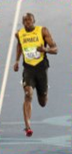
%> input picture tsv/TSV_P8_Ivan_Dominguez/P8imas&code/Picture_crop.png, 72 x 154 px
$ octave P8_ejercicio2.m   (GNU Octave 9; MATLAB toolbox functions it lacks are replaced by stand-ins)
%> lines starting %> are read from the running program, lines starting %| are printed output that depends on the picture
%% P8 Ej2: HOG Matlab

%% limpiar
clear all;
close all;
clc;

%% inicializar
addpath(genpath('./P8imas&code/'));

ejercicio8_2='Práctica 8 - Ejercicio 2';
image='Picture_crop.png';
im = imread(image);
%> im is the input picture: size 154x72x3 uint8; mean R, G, B 150.1, 148.6, 141.8

I = rgb2gray(im);
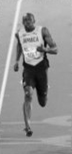
%> I: size 154x72 uint8; min 1, max 243, mean 148.3
I = im2double(I);
%> I: size 154x72 double
I = imresize(I, [128,64]);
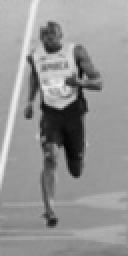
%> I: size 128x64 double (shown 2 times larger); min 0.0116, max 0.946, mean 0.581

%% calculate HOG Matlab

% default
%> (the run ends here)

$ run again, with tsv/TSV_P8_Ivan_Dominguez/P8imas&code/Picture.png copied over tsv/TSV_P8_Ivan_Dominguez/P8imas&code/Picture_crop.png
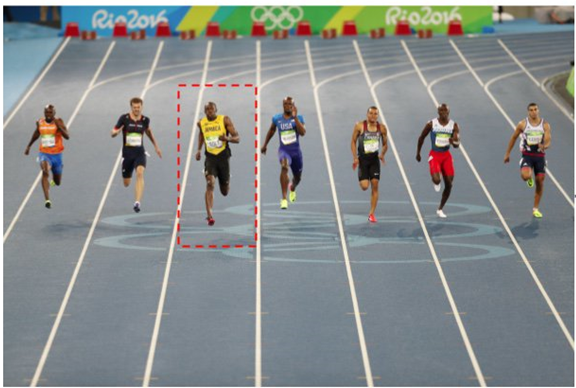
%> input picture tsv/TSV_P8_Ivan_Dominguez/P8imas&code/Picture.png, 576 x 388 px
%> im is the input picture: size 388x576x3 uint8; mean R, G, B 136.3, 141.3, 141.4
%> `I = rgb2gray(im);`:
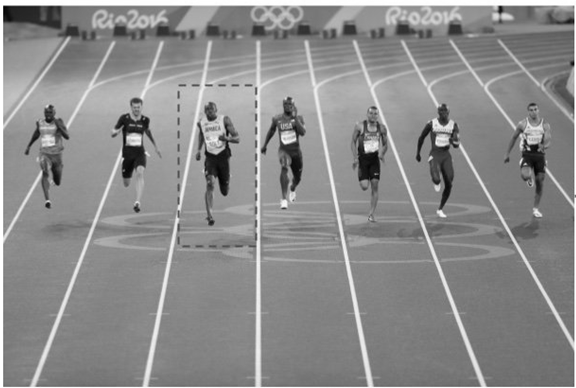
%> I: size 388x576 uint8; min 0, max 255, mean 139.8
%> `I = imresize(I, [128,64]);`:
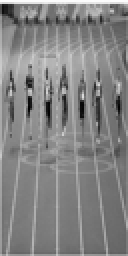
%> I: size 128x64 double (shown 2 times larger); min 0.0393, max 1.02, mean 0.547; drawn with min black and max white

$ run again, with tsv/TSV_P8_Ivan_Dominguez/P8imas&code/espaldas.jpg saved as tsv/TSV_P8_Ivan_Dominguez/P8imas&code/Picture_crop.png
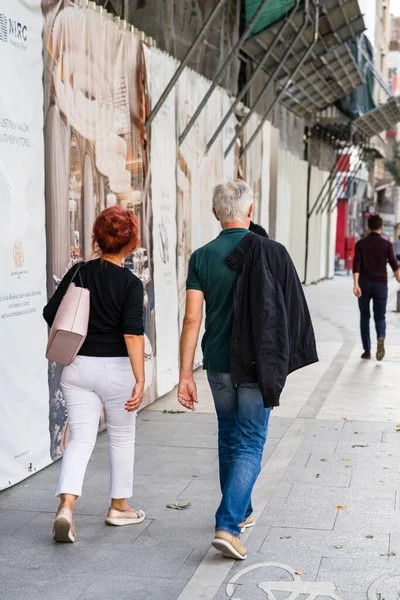
%> input picture tsv/TSV_P8_Ivan_Dominguez/P8imas&code/espaldas.jpg, 400 x 600 px
%> im is the input picture: size 600x400x3 uint8; mean R, G, B 157.4, 153.2, 152.6
%> `I = rgb2gray(im);`:
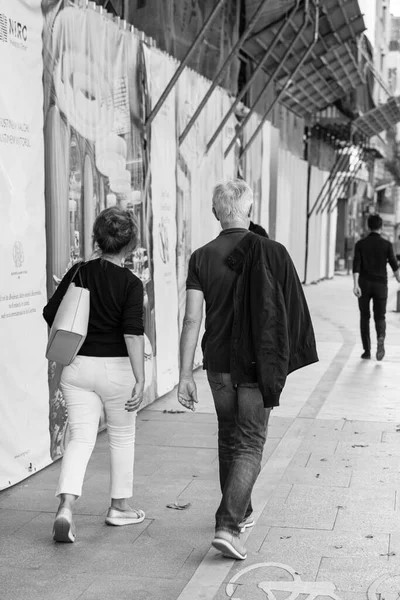
%> I: size 600x400 uint8; min 0, max 255, mean 154.4
%> `I = imresize(I, [128,64]);`:
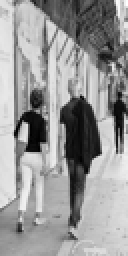
%> I: size 128x64 double (shown 2 times larger); min 0.0106, max 1.01, mean 0.605; drawn with min black and max white

$ run again, with tsv/TSV_P8_Ivan_Dominguez/P8imas&code/friends-walking.jpg saved as tsv/TSV_P8_Ivan_Dominguez/P8imas&code/Picture_crop.png
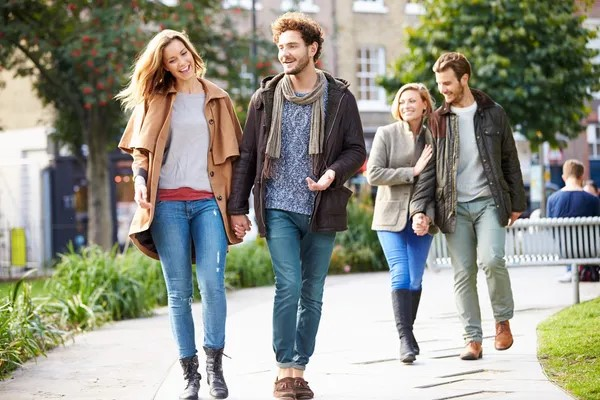
%> input picture tsv/TSV_P8_Ivan_Dominguez/P8imas&code/friends-walking.jpg, 600 x 400 px
%> im is the input picture: size 400x600x3 uint8; mean R, G, B 145.4, 146.5, 134
%> `I = rgb2gray(im);`:
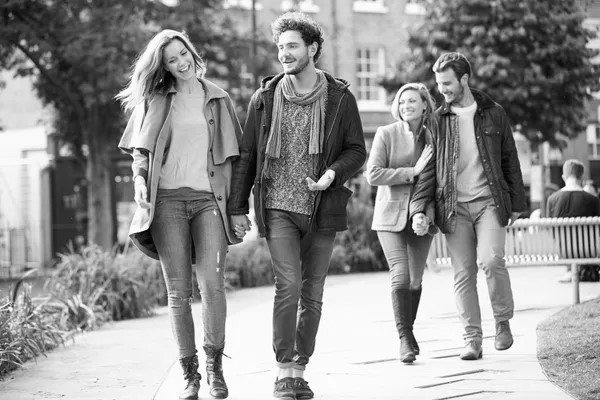
%> I: size 400x600 uint8; min 0, max 255, mean 144.7
%> `I = imresize(I, [128,64]);`:
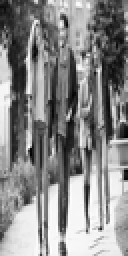
%> I: size 128x64 double (shown 2 times larger); min 0.0446, max 1.01, mean 0.568; drawn with min black and max white
